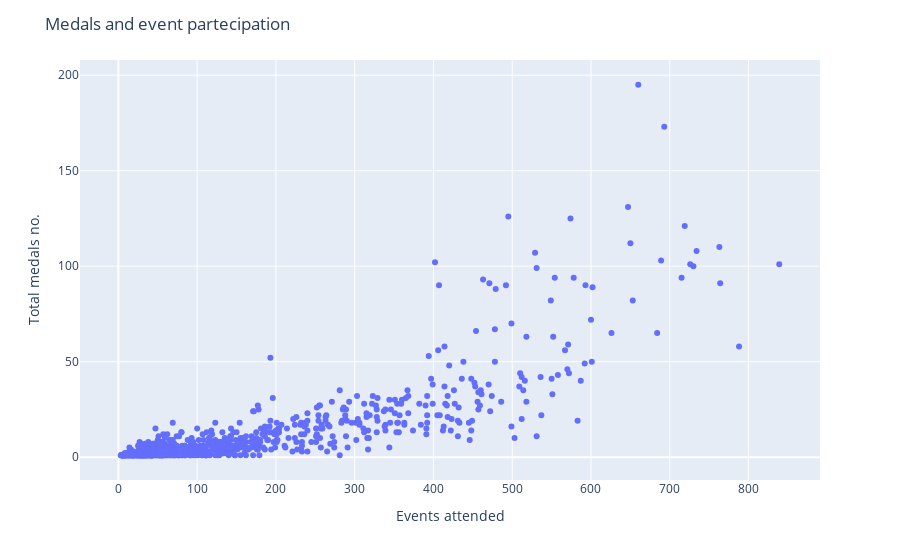

Here is the notebook cell this chart was saved with:
### Code cell
fig = px.scatter(gold_df, x='events_partecipations_no', y='Total')
fig.update_layout(title='Medals and event partecipation',
                   xaxis_title='Events attended',
                   yaxis_title='Total medals no.')
fig.show()

### Figure 1 — Plotly figure (JSON) as saved in the notebook; plotly's stock layout.template omitted (floating-point values rounded to 4 significant figures; data arrays with more than 128 entries replaced by an {"elided": "..."} marker saying what was removed)
{"data": [{"hovertemplate": "events_partecipations_no=%{x}<br>Total=%{y}<extra></extra>", "legendgroup": "", "marker": {"color": "#636efa", "symbol": "circle"}, "mode": "markers", "name": "", "orientation": "v", "showlegend": false, "type": "scatter", "x": {"elided": "861 int values"}, "xaxis": "x", "y": {"elided": "861 int values"}, "yaxis": "y"}], "layout": {"legend": {"tracegroupgap": 0}, "margin": {"t": 60}, "title": {"text": "Medals and event partecipation"}, "xaxis": {"anchor": "y", "domain": [0.0, 1.0], "title": {"text": "Events attended"}}, "yaxis": {"anchor": "x", "domain": [0.0, 1.0], "title": {"text": "Total medals no."}}}}
